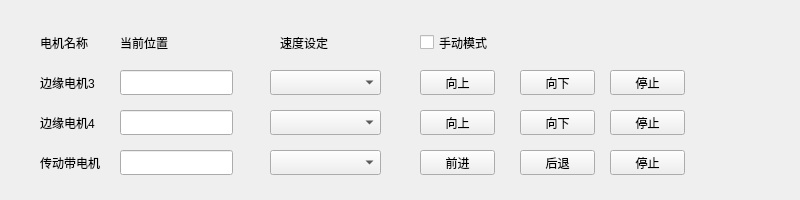
<?xml version="1.0" encoding="UTF-8"?>
<ui version="4.0">
 <class>MotorDebugDialog</class>
 <widget class="QWidget" name="MotorDebugDialog">
  <property name="geometry">
   <rect>
    <x>0</x>
    <y>0</y>
    <width>800</width>
    <height>200</height>
   </rect>
  </property>
  <property name="windowTitle">
   <string>电机调试</string>
  </property>
  <widget class="QLabel" name="label">
   <property name="geometry">
    <rect>
     <x>40</x>
     <y>30</y>
     <width>71</width>
     <height>25</height>
    </rect>
   </property>
   <property name="text">
    <string>电机名称</string>
   </property>
  </widget>
  <widget class="QLabel" name="label_2">
   <property name="geometry">
    <rect>
     <x>40</x>
     <y>70</y>
     <width>81</width>
     <height>25</height>
    </rect>
   </property>
   <property name="text">
    <string>边缘电机3</string>
   </property>
  </widget>
  <widget class="QLabel" name="label_3">
   <property name="geometry">
    <rect>
     <x>40</x>
     <y>110</y>
     <width>81</width>
     <height>25</height>
    </rect>
   </property>
   <property name="text">
    <string>边缘电机4</string>
   </property>
  </widget>
  <widget class="QLabel" name="label_4">
   <property name="geometry">
    <rect>
     <x>40</x>
     <y>150</y>
     <width>81</width>
     <height>25</height>
    </rect>
   </property>
   <property name="text">
    <string>传动带电机</string>
   </property>
  </widget>
  <widget class="QLineEdit" name="posEdit3">
   <property name="geometry">
    <rect>
     <x>120</x>
     <y>70</y>
     <width>113</width>
     <height>25</height>
    </rect>
   </property>
   <property name="readOnly">
    <bool>true</bool>
   </property>
  </widget>
  <widget class="QLineEdit" name="posEdit4">
   <property name="geometry">
    <rect>
     <x>120</x>
     <y>110</y>
     <width>113</width>
     <height>25</height>
    </rect>
   </property>
   <property name="readOnly">
    <bool>true</bool>
   </property>
  </widget>
  <widget class="QLineEdit" name="posEditBelt">
   <property name="geometry">
    <rect>
     <x>120</x>
     <y>150</y>
     <width>113</width>
     <height>25</height>
    </rect>
   </property>
   <property name="readOnly">
    <bool>true</bool>
   </property>
  </widget>
  <widget class="QLabel" name="label_5">
   <property name="geometry">
    <rect>
     <x>120</x>
     <y>30</y>
     <width>81</width>
     <height>25</height>
    </rect>
   </property>
   <property name="text">
    <string>当前位置</string>
   </property>
  </widget>
  <widget class="QLabel" name="label_6">
   <property name="geometry">
    <rect>
     <x>280</x>
     <y>30</y>
     <width>81</width>
     <height>25</height>
    </rect>
   </property>
   <property name="text">
    <string>速度设定</string>
   </property>
  </widget>
  <widget class="QComboBox" name="comboBox3">
   <property name="geometry">
    <rect>
     <x>270</x>
     <y>70</y>
     <width>111</width>
     <height>25</height>
    </rect>
   </property>
   <property name="editable">
    <bool>false</bool>
   </property>
  </widget>
  <widget class="QComboBox" name="comboBox4">
   <property name="geometry">
    <rect>
     <x>270</x>
     <y>110</y>
     <width>111</width>
     <height>25</height>
    </rect>
   </property>
   <property name="editable">
    <bool>false</bool>
   </property>
  </widget>
  <widget class="QComboBox" name="comboBoxBelt">
   <property name="geometry">
    <rect>
     <x>270</x>
     <y>150</y>
     <width>111</width>
     <height>25</height>
    </rect>
   </property>
   <property name="editable">
    <bool>false</bool>
   </property>
  </widget>
  <widget class="QPushButton" name="upBtn3">
   <property name="geometry">
    <rect>
     <x>420</x>
     <y>70</y>
     <width>75</width>
     <height>25</height>
    </rect>
   </property>
   <property name="text">
    <string>向上</string>
   </property>
  </widget>
  <widget class="QPushButton" name="upBtn4">
   <property name="geometry">
    <rect>
     <x>420</x>
     <y>110</y>
     <width>75</width>
     <height>25</height>
    </rect>
   </property>
   <property name="text">
    <string>向上</string>
   </property>
  </widget>
  <widget class="QPushButton" name="upBtnBelt">
   <property name="geometry">
    <rect>
     <x>420</x>
     <y>150</y>
     <width>75</width>
     <height>25</height>
    </rect>
   </property>
   <property name="text">
    <string>前进</string>
   </property>
  </widget>
  <widget class="QPushButton" name="downBtnBelt">
   <property name="geometry">
    <rect>
     <x>520</x>
     <y>150</y>
     <width>75</width>
     <height>25</height>
    </rect>
   </property>
   <property name="text">
    <string>后退</string>
   </property>
  </widget>
  <widget class="QPushButton" name="downBtn4">
   <property name="geometry">
    <rect>
     <x>520</x>
     <y>110</y>
     <width>75</width>
     <height>25</height>
    </rect>
   </property>
   <property name="text">
    <string>向下</string>
   </property>
  </widget>
  <widget class="QPushButton" name="downBtn3">
   <property name="geometry">
    <rect>
     <x>520</x>
     <y>70</y>
     <width>75</width>
     <height>25</height>
    </rect>
   </property>
   <property name="text">
    <string>向下</string>
   </property>
  </widget>
  <widget class="QPushButton" name="stopBtnBelt">
   <property name="geometry">
    <rect>
     <x>610</x>
     <y>150</y>
     <width>75</width>
     <height>25</height>
    </rect>
   </property>
   <property name="text">
    <string>停止</string>
   </property>
  </widget>
  <widget class="QPushButton" name="stopBtn3">
   <property name="geometry">
    <rect>
     <x>610</x>
     <y>70</y>
     <width>75</width>
     <height>25</height>
    </rect>
   </property>
   <property name="text">
    <string>停止</string>
   </property>
  </widget>
  <widget class="QPushButton" name="stopBtn4">
   <property name="geometry">
    <rect>
     <x>610</x>
     <y>110</y>
     <width>75</width>
     <height>25</height>
    </rect>
   </property>
   <property name="text">
    <string>停止</string>
   </property>
  </widget>
  <widget class="QCheckBox" name="manualCheckBox">
   <property name="geometry">
    <rect>
     <x>420</x>
     <y>30</y>
     <width>171</width>
     <height>25</height>
    </rect>
   </property>
   <property name="text">
    <string>手动模式</string>
   </property>
  </widget>
 </widget>
 <resources/>
 <connections/>
</ui>
